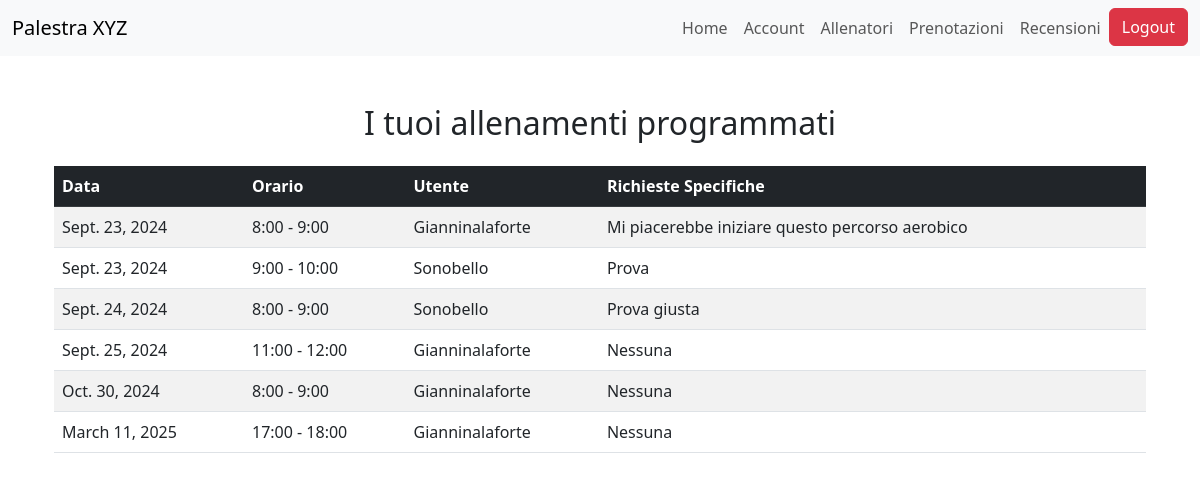
Page /trainers/allenamenti/ (signed in) on the earlier database version.
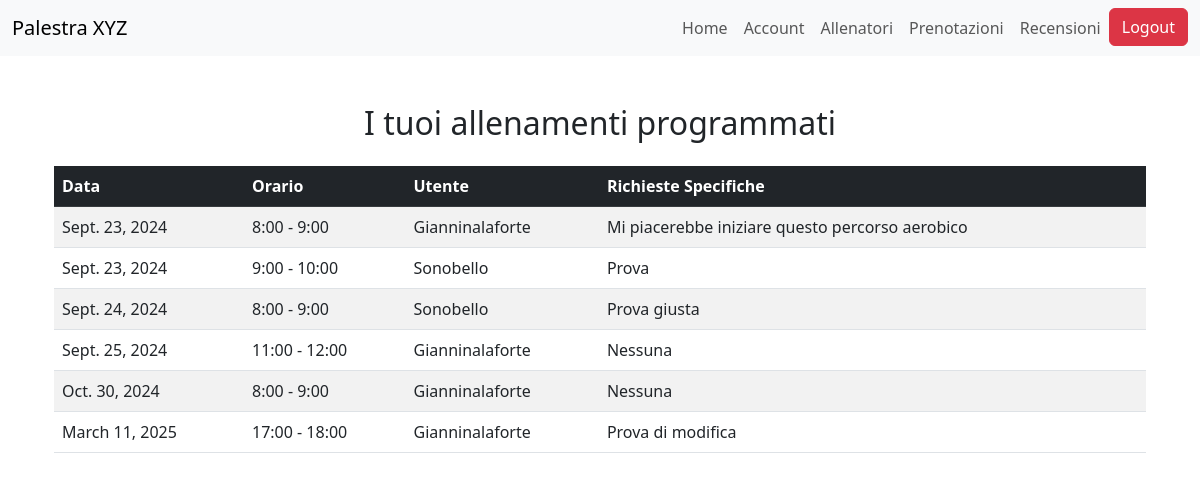
Same page on the later database version.
### bookings/models.py (models this page shows, shortened)
class Prenotazione(models.Model):
    registrato_utente = models.ForeignKey(RegistratoUtente, on_delete=models.CASCADE)
    personal_trainer = models.ForeignKey(PersonalTrainer, on_delete=models.CASCADE)
    richieste_specifiche = models.TextField(max_length=500, blank=True, null=True)
    ORARI_FASCIA = [
        (8, '8:00 - 9:00'),
        (9, '9:00 - 10:00'),
        (10, '10:00 - 11:00'),
        (11, '11:00 - 12:00'),
        (12, '12:00 - 13:00'),
        (13, '13:00 - 14:00'),
        (14, '14:00 - 15:00'),
        (15, '15:00 - 16:00'),
        (16, '16:00 - 17:00'),
        (17, '17:00 - 18:00'),
        (18, '18:00 - 19:00'),
    ]
    fascia_oraria = models.IntegerField(choices=ORARI_FASCIA)
    data_prenotazione = models.DateField()
    class Meta:
        unique_together = ('personal_trainer', 'fascia_oraria', 'data_prenotazione')
        verbose_name_plural = "Prenotazioni"

### accounts/models.py (models this page shows, shortened)
class RegistratoUtente(models.Model):
    user = models.OneToOneField(User, on_delete=models.CASCADE)
    nome = models.CharField(max_length=100)
    cognome = models.CharField(max_length=100)
    data_nascita = models.DateField()
    bio = models.TextField(max_length=500)
    SCELTA_PREFERENZE = [
        ("BB", "BodyBuilding"),
        ("PL", "PowerLifting"),
        ("CL", "Calisthenics"),
        ("ST", "StrongMen"),
        ("YG", "Yoga"),
        ("PS", "Pilates"),
        ("AR", "Aerobico")
    ]
    preferenze = models.CharField(max_length=2, choices=SCELTA_PREFERENZE)
    class Meta:
        verbose_name_plural = "UtentiRegistrati"

### trainers/views.py (the view)
# urls.py: path('allenamenti/', allenamenti_programmati, name='allenamenti_programmati'),
@login_required
def allenamenti_programmati(request):
    try:
        personal_trainer = PersonalTrainer.objects.get(user=request.user)
    except PersonalTrainer.DoesNotExist:
        return redirect('personal_trainer_home')
    allenamenti = Prenotazione.objects.filter(personal_trainer=personal_trainer).order_by('data_prenotazione', 'fascia_oraria')
    return render(request, 'trainers/allenamenti_programmati.html', {'allenamenti': allenamenti})

### trainers/templates/trainers/allenamenti_programmati.html
{% extends 'trainers/base.html' %}
{% block content %}
<div class="container mt-5">
    <h2 class="text-center mb-4">I tuoi allenamenti programmati</h2>
    {% if allenamenti %}
        <div class="table-responsive">
            <table class="table table-striped">
                <thead class="table-dark">
                    <tr>
                        <th>Data</th>
                        <th>Orario</th>
                        <th>Utente</th>
                        <th>Richieste Specifiche</th>
                    </tr>
                </thead>
                <tbody>
                    {% for allenamento in allenamenti %}
                        <tr>
                            <td>{{ allenamento.data_prenotazione }}</td>
                            <td>{{ allenamento.get_fascia_oraria_display }}</td>
                            <td>{{ allenamento.registrato_utente.user.username }}</td>
                            <td>{{ allenamento.richieste_specifiche|default:"Nessuna" }}</td>
                        </tr>
                    {% endfor %}
                </tbody>
            </table>
        </div>
    {% else %}
        <div class="alert alert-warning" role="alert">
            Non hai allenamenti programmati.
        </div>
    {% endif %}
</div>
{% endblock %}

Differences in the rows shown:
changed Prenotazione: richieste_specifiche "Nessuna" → "Prova di modifica"
